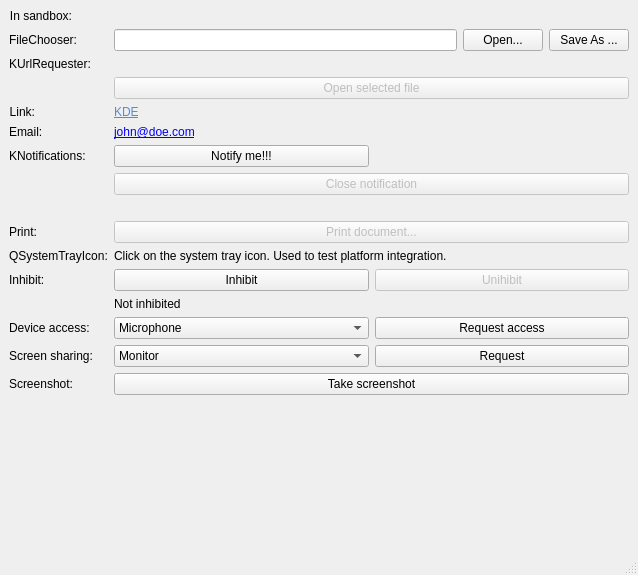
<?xml version="1.0" encoding="UTF-8"?>
<ui version="4.0">
 <class>PortalTest</class>
 <widget class="QMainWindow" name="PortalTest">
  <property name="geometry">
   <rect>
    <x>0</x>
    <y>0</y>
    <width>638</width>
    <height>575</height>
   </rect>
  </property>
  <property name="windowTitle">
   <string>KDE Portal test</string>
  </property>
  <widget class="QWidget" name="centralwidget">
   <layout class="QFormLayout" name="formLayout">
    <item row="0" column="0">
     <widget class="QLabel" name="label">
      <property name="text">
       <string>In sandbox:</string>
      </property>
      <property name="alignment">
       <set>Qt::AlignRight|Qt::AlignTrailing|Qt::AlignVCenter</set>
      </property>
     </widget>
    </item>
    <item row="0" column="1">
     <widget class="QLabel" name="sandboxLabel">
      <property name="text">
       <string/>
      </property>
     </widget>
    </item>
    <item row="1" column="0">
     <widget class="QLabel" name="label_2">
      <property name="layoutDirection">
       <enum>Qt::LeftToRight</enum>
      </property>
      <property name="text">
       <string>FileChooser:</string>
      </property>
      <property name="alignment">
       <set>Qt::AlignRight|Qt::AlignTrailing|Qt::AlignVCenter</set>
      </property>
     </widget>
    </item>
    <item row="1" column="1">
     <layout class="QHBoxLayout" name="horizontalLayout">
      <item>
       <widget class="QLineEdit" name="selectedFiles">
        <property name="readOnly">
         <bool>true</bool>
        </property>
       </widget>
      </item>
      <item>
       <widget class="QPushButton" name="openFile">
        <property name="text">
         <string>Open...</string>
        </property>
       </widget>
      </item>
      <item>
       <widget class="QPushButton" name="saveFile">
        <property name="text">
         <string>Save As ...</string>
        </property>
       </widget>
      </item>
     </layout>
    </item>
    <item row="2" column="0">
     <widget class="QLabel" name="label_5">
      <property name="text">
       <string>KUrlRequester:</string>
      </property>
     </widget>
    </item>
    <item row="2" column="1">
     <widget class="KUrlRequester" name="kurlrequester"/>
    </item>
    <item row="5" column="0">
     <widget class="QLabel" name="label_3">
      <property name="text">
       <string>Link:</string>
      </property>
      <property name="alignment">
       <set>Qt::AlignRight|Qt::AlignTrailing|Qt::AlignVCenter</set>
      </property>
     </widget>
    </item>
    <item row="5" column="1">
     <widget class="QLabel" name="label_4">
      <property name="text">
       <string>&lt;html&gt;&lt;head/&gt;&lt;body&gt;&lt;p&gt;&lt;a href=&quot;http://kde.org/&quot;&gt;&lt;span style=&quot; text-decoration: underline; color:#508ed8;&quot;&gt;KDE&lt;/span&gt;&lt;/a&gt;&lt;/p&gt;&lt;/body&gt;&lt;/html&gt;</string>
      </property>
      <property name="textFormat">
       <enum>Qt::RichText</enum>
      </property>
      <property name="openExternalLinks">
       <bool>true</bool>
      </property>
      <property name="textInteractionFlags">
       <set>Qt::TextBrowserInteraction</set>
      </property>
     </widget>
    </item>
    <item row="6" column="0">
     <widget class="QLabel" name="label_10">
      <property name="text">
       <string>Email:</string>
      </property>
     </widget>
    </item>
    <item row="6" column="1">
     <widget class="QLabel" name="label_11">
      <property name="text">
       <string>&lt;a href=&quot;mailto:john@doe.com?subject=Hello&amp;body=Message&quot;&gt;john@doe.com&lt;/a&gt;</string>
      </property>
      <property name="textFormat">
       <enum>Qt::RichText</enum>
      </property>
      <property name="openExternalLinks">
       <bool>true</bool>
      </property>
     </widget>
    </item>
    <item row="7" column="0">
     <widget class="QLabel" name="label_6">
      <property name="text">
       <string>KNotifications:</string>
      </property>
     </widget>
    </item>
    <item row="7" column="1">
     <layout class="QHBoxLayout" name="horizontalLayout_2">
      <item>
       <widget class="QPushButton" name="notifyButton">
        <property name="text">
         <string>Notify me!!!</string>
        </property>
       </widget>
      </item>
      <item>
       <widget class="QLabel" name="notificationResponse">
        <property name="text">
         <string/>
        </property>
       </widget>
      </item>
     </layout>
    </item>
    <item row="8" column="1">
     <widget class="QPushButton" name="notifyCloseButton">
      <property name="enabled">
       <bool>false</bool>
      </property>
      <property name="text">
       <string>Close notification</string>
      </property>
     </widget>
    </item>
    <item row="9" column="1">
     <widget class="QLabel" name="printWarning">
      <property name="text">
       <string/>
      </property>
     </widget>
    </item>
    <item row="10" column="0">
     <widget class="QLabel" name="label_7">
      <property name="text">
       <string>Print:</string>
      </property>
     </widget>
    </item>
    <item row="10" column="1">
     <widget class="QPushButton" name="printButton">
      <property name="enabled">
       <bool>false</bool>
      </property>
      <property name="text">
       <string>Print document...</string>
      </property>
     </widget>
    </item>
    <item row="11" column="0">
     <widget class="QLabel" name="label_8">
      <property name="text">
       <string>QSystemTrayIcon:</string>
      </property>
     </widget>
    </item>
    <item row="11" column="1">
     <widget class="QLabel" name="systrayLabel">
      <property name="text">
       <string>Click on the system tray icon. Used to test platform integration.</string>
      </property>
     </widget>
    </item>
    <item row="12" column="0">
     <widget class="QLabel" name="label_9">
      <property name="text">
       <string>Inhibit:</string>
      </property>
     </widget>
    </item>
    <item row="12" column="1">
     <layout class="QHBoxLayout" name="horizontalLayout_3">
      <item>
       <widget class="QPushButton" name="inhibit">
        <property name="text">
         <string>Inhibit</string>
        </property>
       </widget>
      </item>
      <item>
       <widget class="QPushButton" name="uninhibit">
        <property name="enabled">
         <bool>false</bool>
        </property>
        <property name="text">
         <string>Unihibit</string>
        </property>
       </widget>
      </item>
     </layout>
    </item>
    <item row="13" column="1">
     <widget class="QLabel" name="inhibitLabel">
      <property name="text">
       <string>Not inhibited</string>
      </property>
     </widget>
    </item>
    <item row="14" column="0">
     <widget class="QLabel" name="label_12">
      <property name="text">
       <string>Device access:</string>
      </property>
     </widget>
    </item>
    <item row="14" column="1">
     <layout class="QHBoxLayout" name="horizontalLayout_4">
      <item>
       <widget class="QComboBox" name="deviceCombobox">
        <property name="sizeAdjustPolicy">
         <enum>QComboBox::AdjustToContentsOnFirstShow</enum>
        </property>
        <item>
         <property name="text">
          <string>Microphone</string>
         </property>
        </item>
        <item>
         <property name="text">
          <string>Speakers</string>
         </property>
        </item>
        <item>
         <property name="text">
          <string>Camera</string>
         </property>
        </item>
       </widget>
      </item>
      <item>
       <widget class="QPushButton" name="requestDeviceAccess">
        <property name="text">
         <string>Request access</string>
        </property>
       </widget>
      </item>
     </layout>
    </item>
    <item row="15" column="0">
     <widget class="QLabel" name="label_13">
      <property name="text">
       <string>Screen sharing:</string>
      </property>
     </widget>
    </item>
    <item row="15" column="1">
     <layout class="QHBoxLayout" name="horizontalLayout_5">
      <item>
       <widget class="QComboBox" name="screenShareCombobox">
        <item>
         <property name="text">
          <string>Monitor</string>
         </property>
        </item>
        <item>
         <property name="text">
          <string>Window</string>
         </property>
        </item>
       </widget>
      </item>
      <item>
       <widget class="QPushButton" name="screenShareButton">
        <property name="text">
         <string>Request</string>
        </property>
       </widget>
      </item>
     </layout>
    </item>
    <item row="17" column="1">
     <spacer name="verticalSpacer">
      <property name="orientation">
       <enum>Qt::Vertical</enum>
      </property>
      <property name="sizeHint" stdset="0">
       <size>
        <width>25</width>
        <height>13</height>
       </size>
      </property>
     </spacer>
    </item>
    <item row="4" column="1">
     <widget class="QPushButton" name="openFileButton">
      <property name="enabled">
       <bool>false</bool>
      </property>
      <property name="text">
       <string>Open selected file</string>
      </property>
     </widget>
    </item>
    <item row="16" column="0">
     <widget class="QLabel" name="label_14">
      <property name="text">
       <string>Screenshot:</string>
      </property>
     </widget>
    </item>
    <item row="16" column="1">
     <widget class="QPushButton" name="screenshotButton">
      <property name="text">
       <string>Take screenshot</string>
      </property>
     </widget>
    </item>
   </layout>
   <zorder>label</zorder>
   <zorder>sandboxLabel</zorder>
   <zorder>label_2</zorder>
   <zorder>label_3</zorder>
   <zorder>label_4</zorder>
   <zorder>verticalSpacer</zorder>
   <zorder>kurlrequester</zorder>
   <zorder>label_5</zorder>
   <zorder>label_6</zorder>
   <zorder>notifyCloseButton</zorder>
   <zorder>label_7</zorder>
   <zorder>printButton</zorder>
   <zorder>printWarning</zorder>
   <zorder>label_8</zorder>
   <zorder>systrayLabel</zorder>
   <zorder>label_9</zorder>
   <zorder>inhibitLabel</zorder>
   <zorder>label_10</zorder>
   <zorder>label_11</zorder>
   <zorder>label_12</zorder>
   <zorder>label_13</zorder>
   <zorder>openFileButton</zorder>
   <zorder>label_14</zorder>
   <zorder>screenshotButton</zorder>
  </widget>
  <widget class="QStatusBar" name="statusbar"/>
 </widget>
 <customwidgets>
  <customwidget>
   <class>KUrlRequester</class>
   <extends>QWidget</extends>
   <header>kurlrequester.h</header>
  </customwidget>
 </customwidgets>
 <resources/>
 <connections/>
</ui>
